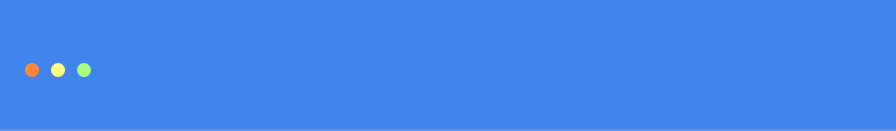
<?xml version="1.0" encoding="UTF-8"?>
<ui version="4.0">
 <class>TopsView</class>
 <widget class="QWidget" name="TopsView">
  <property name="geometry">
   <rect>
    <x>0</x>
    <y>0</y>
    <width>896</width>
    <height>131</height>
   </rect>
  </property>
  <property name="windowTitle">
   <string>Form</string>
  </property>
  <property name="styleSheet">
   <string notr="true">QWidget#TopsView
{
color:rgb(255,255,255);
background-color:#3f85ed;
border-bottom:3px solid #3f85ed;
border-bottom-color:qlineargradient(x1:0,y1:0,x2:0,y2:1,stop:0 #3f85ed, stop:1 rgba(255,255,255,0.2));
}

QWidget#TopsView QLabel
{
max-width:14px;
min-width:14px;
max-height:14px;
min-height:14px;
border-radius:7px;
}</string>
  </property>
  <layout class="QHBoxLayout" name="horizontalLayout_2">
   <property name="leftMargin">
    <number>25</number>
   </property>
   <item>
    <layout class="QHBoxLayout" name="horizontalLayout">
     <property name="spacing">
      <number>12</number>
     </property>
     <property name="topMargin">
      <number>10</number>
     </property>
     <item>
      <widget class="QLabel" name="lb_orange">
       <property name="styleSheet">
        <string notr="true">background-color: rgb(255, 135, 57);</string>
       </property>
       <property name="text">
        <string/>
       </property>
      </widget>
     </item>
     <item>
      <widget class="QLabel" name="lb_yellow">
       <property name="styleSheet">
        <string notr="true">background-color: rgb(255, 255, 127);</string>
       </property>
       <property name="text">
        <string/>
       </property>
      </widget>
     </item>
     <item>
      <widget class="QLabel" name="lb_green">
       <property name="styleSheet">
        <string notr="true">background-color: rgb(170, 255, 127);</string>
       </property>
       <property name="text">
        <string/>
       </property>
      </widget>
     </item>
    </layout>
   </item>
   <item>
    <spacer name="horizontalSpacer">
     <property name="orientation">
      <enum>Qt::Horizontal</enum>
     </property>
     <property name="sizeHint" stdset="0">
      <size>
       <width>785</width>
       <height>20</height>
      </size>
     </property>
    </spacer>
   </item>
  </layout>
 </widget>
 <resources/>
 <connections/>
</ui>
